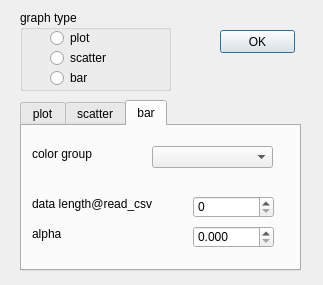
<?xml version="1.0" encoding="UTF-8"?>
<ui version="4.0">
 <class>DialogChatType</class>
 <widget class="QDialog" name="DialogChatType">
  <property name="geometry">
   <rect>
    <x>0</x>
    <y>0</y>
    <width>323</width>
    <height>285</height>
   </rect>
  </property>
  <property name="windowTitle">
   <string>Chart Type Option</string>
  </property>
  <widget class="QGroupBox" name="groupBox">
   <property name="geometry">
    <rect>
     <x>20</x>
     <y>10</y>
     <width>151</width>
     <height>81</height>
    </rect>
   </property>
   <property name="title">
    <string>graph type</string>
   </property>
   <widget class="QRadioButton" name="radioButton_plot">
    <property name="geometry">
     <rect>
      <x>30</x>
      <y>20</y>
      <width>90</width>
      <height>16</height>
     </rect>
    </property>
    <property name="text">
     <string>plot</string>
    </property>
   </widget>
   <widget class="QRadioButton" name="radioButton_scatter">
    <property name="geometry">
     <rect>
      <x>30</x>
      <y>40</y>
      <width>90</width>
      <height>16</height>
     </rect>
    </property>
    <property name="text">
     <string>scatter</string>
    </property>
   </widget>
   <widget class="QRadioButton" name="radioButton_bar">
    <property name="geometry">
     <rect>
      <x>30</x>
      <y>60</y>
      <width>90</width>
      <height>16</height>
     </rect>
    </property>
    <property name="text">
     <string>bar</string>
    </property>
   </widget>
  </widget>
  <widget class="QTabWidget" name="tabWidget">
   <property name="geometry">
    <rect>
     <x>20</x>
     <y>100</y>
     <width>281</width>
     <height>171</height>
    </rect>
   </property>
   <property name="tabPosition">
    <enum>QTabWidget::North</enum>
   </property>
   <property name="currentIndex">
    <number>2</number>
   </property>
   <property name="tabBarAutoHide">
    <bool>false</bool>
   </property>
   <widget class="QWidget" name="tab">
    <attribute name="title">
     <string>plot</string>
    </attribute>
    <widget class="QLabel" name="label">
     <property name="geometry">
      <rect>
       <x>20</x>
       <y>20</y>
       <width>71</width>
       <height>20</height>
      </rect>
     </property>
     <property name="text">
      <string>draw style</string>
     </property>
    </widget>
    <widget class="QComboBox" name="comboBox_Plot_DrawStyle">
     <property name="geometry">
      <rect>
       <x>95</x>
       <y>20</y>
       <width>121</width>
       <height>22</height>
      </rect>
     </property>
     <property name="toolTip">
      <string extracomment="데이터 연결 표시방법"/>
     </property>
    </widget>
    <widget class="QLabel" name="label_3">
     <property name="geometry">
      <rect>
       <x>20</x>
       <y>60</y>
       <width>81</width>
       <height>16</height>
      </rect>
     </property>
     <property name="text">
      <string>alpha(select)</string>
     </property>
    </widget>
    <widget class="QLabel" name="label_4">
     <property name="geometry">
      <rect>
       <x>20</x>
       <y>90</y>
       <width>101</width>
       <height>16</height>
      </rect>
     </property>
     <property name="text">
      <string>alpha(no select)</string>
     </property>
    </widget>
    <widget class="QDoubleSpinBox" name="doubleSpinBox_Plot_Alpha_Select">
     <property name="geometry">
      <rect>
       <x>140</x>
       <y>60</y>
       <width>62</width>
       <height>22</height>
      </rect>
     </property>
     <property name="toolTip">
      <string extracomment="선택시 투명도"/>
     </property>
     <property name="decimals">
      <number>3</number>
     </property>
    </widget>
    <widget class="QDoubleSpinBox" name="doubleSpinBox_Plot_Alpha_NoSelect">
     <property name="geometry">
      <rect>
       <x>140</x>
       <y>90</y>
       <width>62</width>
       <height>22</height>
      </rect>
     </property>
     <property name="toolTip">
      <string extracomment="비 선택시 투명도"/>
     </property>
     <property name="decimals">
      <number>3</number>
     </property>
    </widget>
   </widget>
   <widget class="QWidget" name="tab_2">
    <attribute name="title">
     <string>scatter</string>
    </attribute>
    <widget class="QDoubleSpinBox" name="doubleSpinBox_Scatter_Alpha_Select">
     <property name="geometry">
      <rect>
       <x>180</x>
       <y>80</y>
       <width>62</width>
       <height>22</height>
      </rect>
     </property>
     <property name="decimals">
      <number>3</number>
     </property>
    </widget>
    <widget class="QLabel" name="label_5">
     <property name="geometry">
      <rect>
       <x>20</x>
       <y>110</y>
       <width>131</width>
       <height>16</height>
      </rect>
     </property>
     <property name="text">
      <string>alpha(no select)</string>
     </property>
    </widget>
    <widget class="QLabel" name="label_6">
     <property name="geometry">
      <rect>
       <x>20</x>
       <y>80</y>
       <width>131</width>
       <height>16</height>
      </rect>
     </property>
     <property name="text">
      <string>alpha(select)</string>
     </property>
    </widget>
    <widget class="QDoubleSpinBox" name="doubleSpinBox_Scatter_Alpha_NoSelect">
     <property name="geometry">
      <rect>
       <x>180</x>
       <y>110</y>
       <width>62</width>
       <height>22</height>
      </rect>
     </property>
     <property name="decimals">
      <number>3</number>
     </property>
    </widget>
    <widget class="QLabel" name="label_9">
     <property name="geometry">
      <rect>
       <x>20</x>
       <y>50</y>
       <width>151</width>
       <height>16</height>
      </rect>
     </property>
     <property name="text">
      <string>MarkersSize(no select)</string>
     </property>
    </widget>
    <widget class="QLabel" name="label_10">
     <property name="geometry">
      <rect>
       <x>20</x>
       <y>20</y>
       <width>131</width>
       <height>16</height>
      </rect>
     </property>
     <property name="text">
      <string>MarkersSize(select)</string>
     </property>
    </widget>
    <widget class="QDoubleSpinBox" name="doubleSpinBox_Scatter_MarkerSize_Select">
     <property name="geometry">
      <rect>
       <x>180</x>
       <y>20</y>
       <width>62</width>
       <height>22</height>
      </rect>
     </property>
     <property name="decimals">
      <number>1</number>
     </property>
    </widget>
    <widget class="QDoubleSpinBox" name="doubleSpinBox_Scatter_MarkerSize_NoSelect">
     <property name="geometry">
      <rect>
       <x>180</x>
       <y>50</y>
       <width>62</width>
       <height>22</height>
      </rect>
     </property>
     <property name="decimals">
      <number>1</number>
     </property>
    </widget>
   </widget>
   <widget class="QWidget" name="tab_3">
    <attribute name="title">
     <string>bar</string>
    </attribute>
    <widget class="QComboBox" name="comboBox_Bar_ColorGroup">
     <property name="geometry">
      <rect>
       <x>130</x>
       <y>20</y>
       <width>121</width>
       <height>22</height>
      </rect>
     </property>
     <property name="toolTip">
      <string extracomment="데이터 연결 표시방법"/>
     </property>
    </widget>
    <widget class="QDoubleSpinBox" name="doubleSpinBox_Bar_Alpha_NoSelect">
     <property name="geometry">
      <rect>
       <x>171</x>
       <y>100</y>
       <width>81</width>
       <height>22</height>
      </rect>
     </property>
     <property name="toolTip">
      <string extracomment="선택시 투명도"/>
     </property>
     <property name="decimals">
      <number>3</number>
     </property>
    </widget>
    <widget class="QLabel" name="label_7">
     <property name="geometry">
      <rect>
       <x>10</x>
       <y>100</y>
       <width>121</width>
       <height>16</height>
      </rect>
     </property>
     <property name="text">
      <string>alpha</string>
     </property>
    </widget>
    <widget class="QLabel" name="label_11">
     <property name="geometry">
      <rect>
       <x>10</x>
       <y>20</y>
       <width>81</width>
       <height>16</height>
      </rect>
     </property>
     <property name="text">
      <string>color group</string>
     </property>
    </widget>
    <widget class="QDoubleSpinBox" name="doubleSpinBox_Bar_DataLength">
     <property name="geometry">
      <rect>
       <x>171</x>
       <y>70</y>
       <width>81</width>
       <height>22</height>
      </rect>
     </property>
     <property name="toolTip">
      <string extracomment="선택시 투명도"/>
     </property>
     <property name="decimals">
      <number>0</number>
     </property>
     <property name="maximum">
      <double>1000.000000000000000</double>
     </property>
    </widget>
    <widget class="QLabel" name="label_12">
     <property name="geometry">
      <rect>
       <x>10</x>
       <y>70</y>
       <width>141</width>
       <height>16</height>
      </rect>
     </property>
     <property name="text">
      <string>data length@read_csv</string>
     </property>
    </widget>
   </widget>
  </widget>
  <widget class="QPushButton" name="pushButton_OK">
   <property name="geometry">
    <rect>
     <x>220</x>
     <y>30</y>
     <width>75</width>
     <height>23</height>
    </rect>
   </property>
   <property name="text">
    <string>OK</string>
   </property>
  </widget>
 </widget>
 <tabstops>
  <tabstop>radioButton_plot</tabstop>
  <tabstop>radioButton_scatter</tabstop>
  <tabstop>radioButton_bar</tabstop>
  <tabstop>pushButton_OK</tabstop>
  <tabstop>tabWidget</tabstop>
  <tabstop>comboBox_Plot_DrawStyle</tabstop>
  <tabstop>doubleSpinBox_Plot_Alpha_Select</tabstop>
  <tabstop>doubleSpinBox_Plot_Alpha_NoSelect</tabstop>
  <tabstop>doubleSpinBox_Scatter_MarkerSize_Select</tabstop>
  <tabstop>doubleSpinBox_Scatter_MarkerSize_NoSelect</tabstop>
  <tabstop>doubleSpinBox_Scatter_Alpha_Select</tabstop>
  <tabstop>doubleSpinBox_Scatter_Alpha_NoSelect</tabstop>
  <tabstop>comboBox_Bar_ColorGroup</tabstop>
  <tabstop>doubleSpinBox_Bar_DataLength</tabstop>
  <tabstop>doubleSpinBox_Bar_Alpha_NoSelect</tabstop>
 </tabstops>
 <resources/>
 <connections/>
</ui>
